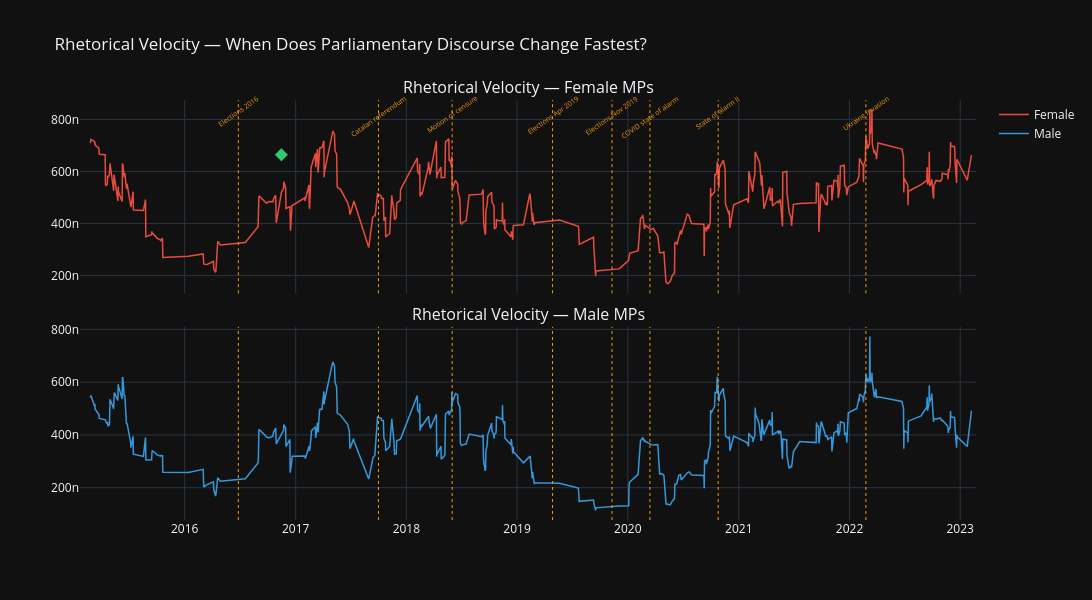

Source (notebook cell):
### Code cell
# Velocity + changepoints for both genders
fig = make_subplots(rows=2, cols=1, shared_xaxes=True,
                    subplot_titles=['Rhetorical Velocity — Female MPs', 'Rhetorical Velocity — Male MPs'],
                    vertical_spacing=0.08)

for gender, traj, proj, eid, color, row in [
    ('Female', traj_female, proj_female, 1, C_FEMALE, 1),
    ('Male', traj_male, proj_male, 2, C_MALE, 2),
]:
    # Velocity
    vels = []
    for i in range(1, len(proj) - 1):
        try:
            vel = cvx.velocity(proj, timestamp=proj[i][0])
            vels.append((traj[i][0], float(np.linalg.norm(vel))))
        except:
            continue
    
    if vels:
        dates = [pd.Timestamp(ts, unit='s') for ts, _ in vels]
        vals = [v for _, v in vels]
        s = pd.Series(vals, index=dates).rolling(14, center=True).mean()
        fig.add_trace(go.Scatter(x=dates, y=s.values, mode='lines',
                                 line=dict(color=color, width=1.5), name=gender),
                      row=row, col=1)
    
    # Changepoints — use raw timestamps
    proj_raw_ts = [(traj[i][0], proj[i][1]) for i in range(min(len(traj), len(proj)))]
    cps = cvx.detect_changepoints(eid, proj_raw_ts, penalty=0.5,
                                   min_segment_len=max(7, len(proj) // 30))
    for cp_ts, sev in cps:
        fig.add_trace(go.Scatter(
            x=[pd.Timestamp(cp_ts, unit='s')], y=[sev * max(vals) * 2],
            mode='markers', marker=dict(size=10, color=C_ACCENT, symbol='diamond'),
            showlegend=False), row=row, col=1)
    print(f'{gender}: {len(vels)} velocity points, {len(cps)} changepoints')

for ev_date, ev_name in KEY_EVENTS.items():
    ev_ts = pd.Timestamp(ev_date)
    for row in [1, 2]:
        fig.add_vline(x=ev_ts, row=row, col=1, line=dict(color=C_EVENT, width=1, dash='dot'))
    fig.add_annotation(x=ev_ts, y=1.02, yref='paper', text=ev_name,
                       showarrow=False, font=dict(size=7, color=C_EVENT), textangle=-35)

fig.update_layout(title='Rhetorical Velocity — When Does Parliamentary Discourse Change Fastest?',
                  height=600, width=1100, template=TEMPLATE)
fig.show()

### Figure 1 — Plotly figure (JSON) as saved in the notebook; plotly's stock layout.template omitted (floating-point values rounded to 4 significant figures; data arrays with more than 128 entries replaced by an {"elided": "..."} marker saying what was removed)
{"data": [{"line": {"color": "#e74c3c", "width": 1.5}, "mode": "lines", "name": "Female", "type": "scatter", "x": {"elided": "443 str values"}, "xaxis": "x", "y": {"elided": "443 float values"}, "yaxis": "y"}, {"marker": {"color": "#2ecc71", "size": 10, "symbol": "diamond"}, "mode": "markers", "showlegend": false, "type": "scatter", "x": ["2016-11-15T00:00:00"], "xaxis": "x", "y": [6.649e-07], "yaxis": "y"}, {"line": {"color": "#3498db", "width": 1.5}, "mode": "lines", "name": "Male", "type": "scatter", "x": {"elided": "443 str values"}, "xaxis": "x2", "y": {"elided": "443 float values"}, "yaxis": "y2"}], "layout": {"annotations": [{"font": {"size": 16}, "showarrow": false, "text": "Rhetorical Velocity — Female MPs", "x": 0.5, "xanchor": "center", "xref": "paper", "y": 1.0, "yanchor": "bottom", "yref": "paper"}, {"font": {"size": 16}, "showarrow": false, "text": "Rhetorical Velocity — Male MPs", "x": 0.5, "xanchor": "center", "xref": "paper", "y": 0.46, "yanchor": "bottom", "yref": "paper"}, {"font": {"color": "#f39c12", "size": 7}, "showarrow": false, "text": "Elections 2016", "textangle": -35, "x": "2016-06-26T00:00:00", "y": 1.02, "yref": "paper"}, {"font": {"color": "#f39c12", "size": 7}, "showarrow": false, "text": "Catalan referendum", "textangle": -35, "x": "2017-10-01T00:00:00", "y": 1.02, "yref": "paper"}, {"font": {"color": "#f39c12", "size": 7}, "showarrow": false, "text": "Motion of censure", "textangle": -35, "x": "2018-06-01T00:00:00", "y": 1.02, "yref": "paper"}, {"font": {"color": "#f39c12", "size": 7}, "showarrow": false, "text": "Elections Apr 2019", "textangle": -35, "x": "2019-04-28T00:00:00", "y": 1.02, "yref": "paper"}, {"font": {"color": "#f39c12", "size": 7}, "showarrow": false, "text": "Elections Nov 2019", "textangle": -35, "x": "2019-11-10T00:00:00", "y": 1.02, "yref": "paper"}, {"font": {"color": "#f39c12", "size": 7}, "showarrow": false, "text": "COVID state of alarm", "textangle": -35, "x": "2020-03-14T00:00:00", "y": 1.02, "yref": "paper"}, {"font": {"color": "#f39c12", "size": 7}, "showarrow": false, "text": "State of alarm II", "textangle": -35, "x": "2020-10-25T00:00:00", "y": 1.02, "yref": "paper"}, {"font": {"color": "#f39c12", "size": 7}, "showarrow": false, "text": "Ukraine invasion", "textangle": -35, "x": "2022-02-24T00:00:00", "y": 1.02, "yref": "paper"}], "height": 600, "shapes": [{"line": {"color": "#f39c12", "dash": "dot", "width": 1}, "type": "line", "x0": "2016-06-26T00:00:00", "x1": "2016-06-26T00:00:00", "xref": "x", "y0": 0, "y1": 1, "yref": "y domain"}, {"line": {"color": "#f39c12", "dash": "dot", "width": 1}, "type": "line", "x0": "2016-06-26T00:00:00", "x1": "2016-06-26T00:00:00", "xref": "x2", "y0": 0, "y1": 1, "yref": "y2 domain"}, {"line": {"color": "#f39c12", "dash": "dot", "width": 1}, "type": "line", "x0": "2017-10-01T00:00:00", "x1": "2017-10-01T00:00:00", "xref": "x", "y0": 0, "y1": 1, "yref": "y domain"}, {"line": {"color": "#f39c12", "dash": "dot", "width": 1}, "type": "line", "x0": "2017-10-01T00:00:00", "x1": "2017-10-01T00:00:00", "xref": "x2", "y0": 0, "y1": 1, "yref": "y2 domain"}, {"line": {"color": "#f39c12", "dash": "dot", "width": 1}, "type": "line", "x0": "2018-06-01T00:00:00", "x1": "2018-06-01T00:00:00", "xref": "x", "y0": 0, "y1": 1, "yref": "y domain"}, {"line": {"color": "#f39c12", "dash": "dot", "width": 1}, "type": "line", "x0": "2018-06-01T00:00:00", "x1": "2018-06-01T00:00:00", "xref": "x2", "y0": 0, "y1": 1, "yref": "y2 domain"}, {"line": {"color": "#f39c12", "dash": "dot", "width": 1}, "type": "line", "x0": "2019-04-28T00:00:00", "x1": "2019-04-28T00:00:00", "xref": "x", "y0": 0, "y1": 1, "yref": "y domain"}, {"line": {"color": "#f39c12", "dash": "dot", "width": 1}, "type": "line", "x0": "2019-04-28T00:00:00", "x1": "2019-04-28T00:00:00", "xref": "x2", "y0": 0, "y1": 1, "yref": "y2 domain"}, {"line": {"color": "#f39c12", "dash": "dot", "width": 1}, "type": "line", "x0": "2019-11-10T00:00:00", "x1": "2019-11-10T00:00:00", "xref": "x", "y0": 0, "y1": 1, "yref": "y domain"}, {"line": {"color": "#f39c12", "dash": "dot", "width": 1}, "type": "line", "x0": "2019-11-10T00:00:00", "x1": "2019-11-10T00:00:00", "xref": "x2", "y0": 0, "y1": 1, "yref": "y2 domain"}, {"line": {"color": "#f39c12", "dash": "dot", "width": 1}, "type": "line", "x0": "2020-03-14T00:00:00", "x1": "2020-03-14T00:00:00", "xref": "x", "y0": 0, "y1": 1, "yref": "y domain"}, {"line": {"color": "#f39c12", "dash": "dot", "width": 1}, "type": "line", "x0": "2020-03-14T00:00:00", "x1": "2020-03-14T00:00:00", "xref": "x2", "y0": 0, "y1": 1, "yref": "y2 domain"}, {"line": {"color": "#f39c12", "dash": "dot", "width": 1}, "type": "line", "x0": "2020-10-25T00:00:00", "x1": "2020-10-25T00:00:00", "xref": "x", "y0": 0, "y1": 1, "yref": "y domain"}, {"line": {"color": "#f39c12", "dash": "dot", "width": 1}, "type": "line", "x0": "2020-10-25T00:00:00", "x1": "2020-10-25T00:00:00", "xref": "x2", "y0": 0, "y1": 1, "yref": "y2 domain"}, {"line": {"color": "#f39c12", "dash": "dot", "width": 1}, "type": "line", "x0": "2022-02-24T00:00:00", "x1": "2022-02-24T00:00:00", "xref": "x", "y0": 0, "y1": 1, "yref": "y domain"}, {"line": {"color": "#f39c12", "dash": "dot", "width": 1}, "type": "line", "x0": "2022-02-24T00:00:00", "x1": "2022-02-24T00:00:00", "xref": "x2", "y0": 0, "y1": 1, "yref": "y2 domain"}], "title": {"text": "Rhetorical Velocity — When Does Parliamentary Discourse Change Fastest?"}, "width": 1100, "xaxis": {"anchor": "y", "domain": [0.0, 1.0], "matches": "x2", "showticklabels": false}, "xaxis2": {"anchor": "y2", "domain": [0.0, 1.0]}, "yaxis": {"anchor": "x", "domain": [0.54, 1.0]}, "yaxis2": {"anchor": "x2", "domain": [0.0, 0.46]}}}
